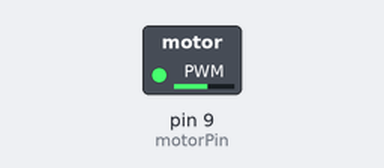
This sketch was run on a simulated Arduino Uno, built with avr-gcc and run on an emulated ATmega328P. Parts: switched loads named in the sketch (green lamp = pin HIGH).

Above: at 0.15 s.
At 0.75 s:
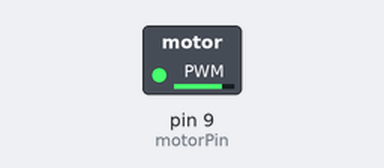
At 22.6 s:
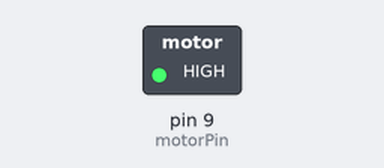
Timing chart, 0 to 24.1 s (numbered marks = the images above):
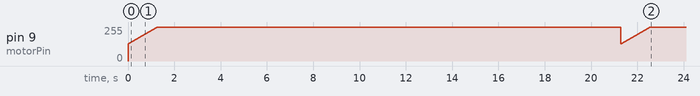

The sketch:

falcon.ino
```cpp
// Set the pin to which the motor is connected
int motorPin = 9;

void setup() {
  // Initialize the motor pin as an output pin
  pinMode(motorPin, OUTPUT);
}

void loop() {
  // Start the motor at 50% speed
  analogWrite(motorPin, 128);

  // Increase the motor speed gradually
  for (int i = 128; i <= 255; i++) {
    analogWrite(motorPin, i);
    delay(10);
  }

  // Keep the motor at max speed for 20 seconds
  delay(20000);

  // Stop the motor
  analogWrite(motorPin, 0);
}
```
